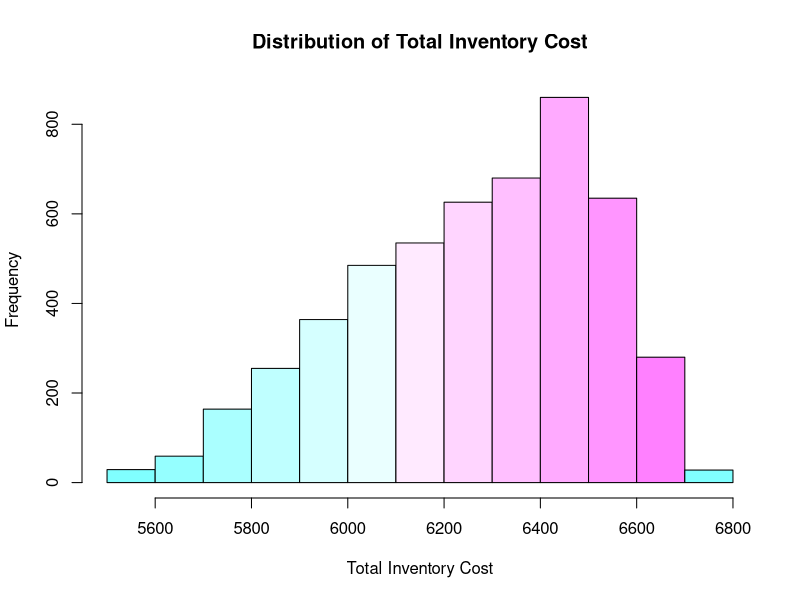
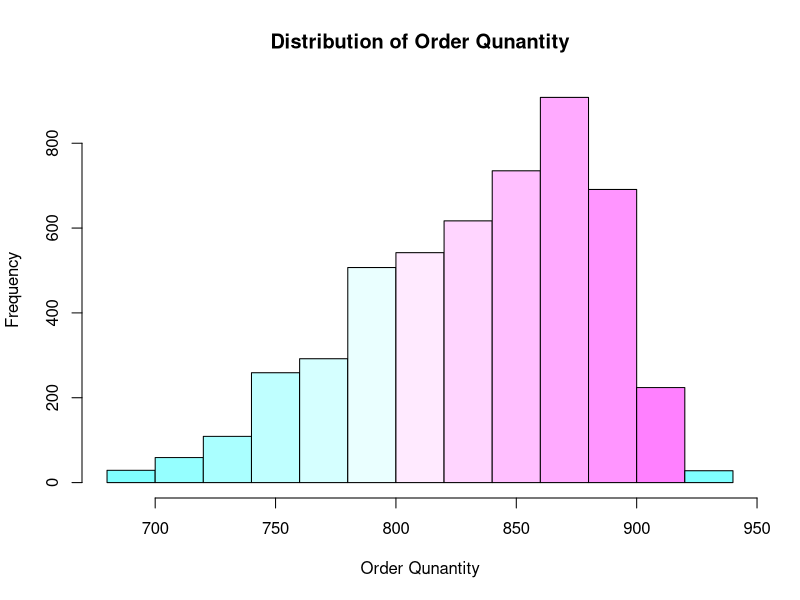
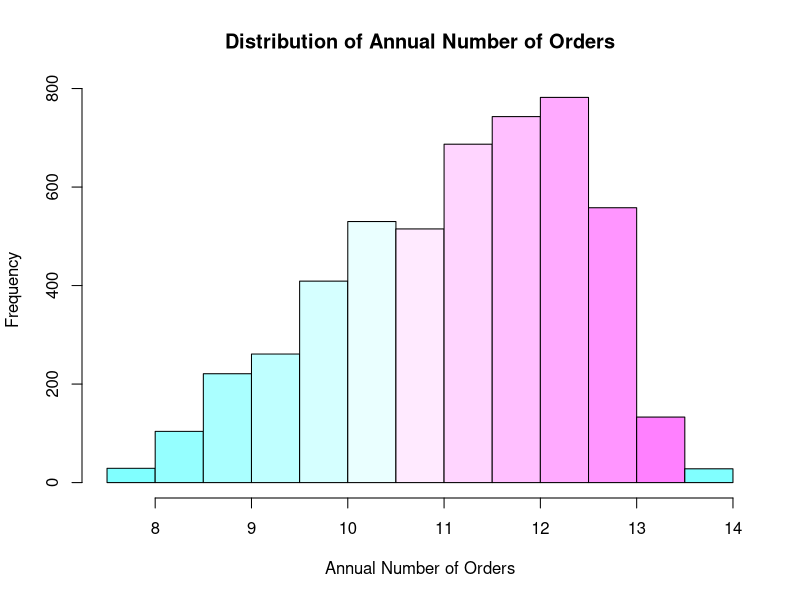

Write the R code that produced these figures, in order.
## ALY6050 Module 4 Project A Prescriptive Model for Strategic Decision-making, An Inventory Management Decision Model
## By - Dhairyav Jatin Shah
## Due Date - 3/23/2023

# Importing Libraries 
library("plyr")
library("dplyr")

# Part 1

# Given Data
AD <- 16500                                     ## Annual Demand
CPU <- 79                                       ## Cost per Unit
OC <- 200                                       ## Order Cost
HCP <- 0.125                                    ## Holding Cost Percentage
HC_PU <- round(CPU*HCP, digits = 2)             ## Total holding cost per unit

# Computing the reorder point 
RP <- round(sqrt((2*AD*OC)/HC_PU),digits = 0)   ## Reorder Point
RP

RP_C <- round(RP*1.9, digits = 0)               ## Reorder point as per company policy
RP_C

# Computing Annual Ordering Cost
AOC <-  AD*OC/RP_C                              ## Annual ordering cost to the company
AOC

# Computing Annual Holding Cost
AHC <- (RP*HC_PU)/2                             ## Annual Holding Cost to the company 
AHC

# Computing Total Inventory Cost
TIC <- AOC+AHC                                  ## Total inventory cost to the company 
TIC

# Part 2 

# Given values for the triangular distribution 
a = 12000
b = 21000
c = 19000
K = (c - a) / (b - a)
M = (b - a) * (c - a)
N = (b - a) * (b - c)


# Computing stimulation for annual demand
set.seed(124)
Sim = round(runif(5000), 2)
Sim <- as.data.frame(Sim)
colnames(Sim) <- "Random_Values"

# Computing triangular probability distribution using the above data frame 
Sim$Tri_Dist <- if_else(Sim$Random_Values <= K, 
                           a + sqrt(Sim$Random_Values*M),
                           b - sqrt((1-Sim$Random_Values)*N))


# Computing the required parameters using the data given above

ADT <- round(Sim$Tri_Dist,digits = 0)            ## Annual Demand for Triangular Distribution

# Computing the reorder point 
RPT <- round(sqrt((2*ADT*OC)/HC_PU),digits = 0)  ## Reorder Point for Triangular Distribution

RP_CT <- round(RP*1.9, digits = 0)               ## Reorder point as per company policy for Triangular Distribution

# Computing Annual Ordering Cost for Triangular Distribution
AOCT <-  ADT*OC/RP_C                             ## Annual ordering cost to the company for Triangular Distribution

# Computing Annual Holding Cost for Triangular Distribution
AHCT <- (RP*HC_PU)/2                             ## Annual Holding Cost to the company for Triangular Distribution

# Computing Total Inventory Cost for Triangular Distribution
TICT <- AOCT + AHCT                              ## Total inventory cost to the company for Triangular Distribution

# Part 2 (i)

alpha = 0.05 ## Confidence Interval of 95%
df = 5000-1 ## Degree of Freedom
T_score <- qt(p=alpha/2,df=df,lower.tail = F)    ## Calculating the T-score using qt function

# Estimating the minimum total cost with alpha = 0.05

TICT.m <- mean(TICT)                             ## Mean of the Total Inventory Cost for Triangular Distribution
TICT.sd <- sd(TICT)                              ## Std Dev of the Total Inventory Cost for Triangular Distribution
TICT.se <- TICT.sd/sqrt(5000)                    ## Standard error of mean of the Total Inventory Cost for Triangular Distribution
M_error <- T_score*TICT.se                       ## Computing the mean error as a product of standard mean error and t-score
L_boundry <- round(TICT.m - M_error, digits = 2) ## Computing the lower limit
U_boundry <- round(TICT.m + M_error, digits = 2) ## Computing the upper limit
paste0("The estimate minimum total cost fall in the range between :(",L_boundry,",",U_boundry,")" )

hist(TICT, 
     xlab = "Total Inventory Cost", 
     ylab = "Frequency", 
     main = "Distribution of Total Inventory Cost",
     col = cm.colors(12))


# Checking if distribution is normal distribution

Exp_TIC <- rnorm(5000, mean = TICT , sd = TICT)    
chisq.test(TICT,Exp_TIC)

# Estimating the expected order quantity with alpha = 0.05

RPT.m <- mean(RPT)                                ## Mean of the expected order quantity for Triangular Distribution
RPT.sd <- sd(RPT)                                 ## Std Dev of the expected order quantity for Triangular Distribution
RPT.se <- RPT.sd/sqrt(5000)                       ## Standard error of mean of the expected order quantity for Triangular Distribution
M_error1 <- T_score*RPT.se                        ## Computing the mean error as a product of standard mean error and t-score
L_boundry1 <- round(RPT.m - M_error1, digits = 2) ## Computing the lower limit
U_boundry1 <- round(RPT.m + M_error1, digits = 2) ## Computing the upper limit
paste0("The estimate expected order quantity fall in the range between :(",L_boundry1,",",U_boundry1,")" )

hist(RPT, 
     xlab = "Order Qunantity", 
     ylab = "Frequency", 
     main = "Distribution of Order Qunantity",
     col = cm.colors(12))

# Checking if distribution is normal distribution

Exp_RPT <- rnorm(5000, mean = RPT , sd = RPT)    
chisq.test(RPT,Exp_RPT)

# Estimating the expected annual number of orders with alpha = 0.05

# Computing the Annual number of orders
ANO <- ADT/RP_CT                                  ## Annual number of orders for triangular distribution

ANO.m <- mean(ANO)                                ## Mean of the Annual number of orders for Triangular Distribution
ANO.sd <- sd(ANO)                                 ## Std Dev of the Annual number of orders for Triangular Distribution
ANO.se <- ANO.sd/sqrt(5000)                       ## Standard error of mean of the Annual number of orders for Triangular Distribution
M_error2 <- T_score*ANO.se                        ## Computing the mean error as a product of standard mean error and t-score
L_boundry2 <- round(ANO.m - M_error2, digits = 2) ## Computing the lower limit
U_boundry2 <- round(ANO.m + M_error2, digits = 2) ## Computing the upper limit
paste0("The estimate annual number of orders fall in the range between :(",L_boundry2,",",U_boundry2,")" )

hist(ANO, 
     xlab = "Annual Number of Orders", 
     ylab = "Frequency", 
     main = "Distribution of Annual Number of Orders",
     col = cm.colors(12))

# Checking if distribution is normal distribution

Exp_ANO <- rnorm(5000, mean = ANO , sd = ANO)    
chisq.test(ANO,Exp_ANO)

